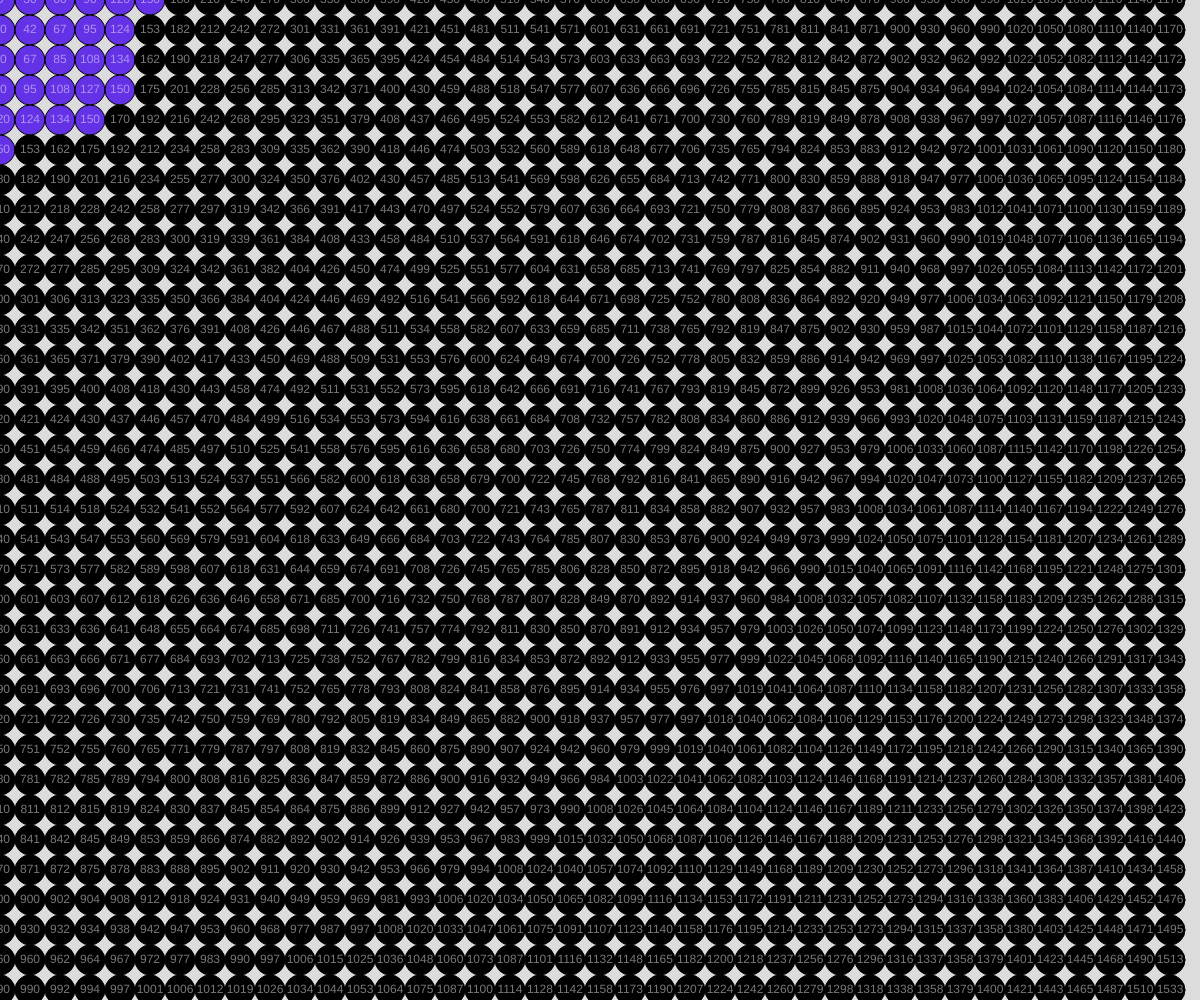
Frame 1 (no input)
Frame 60 (no input): identical to frame 1, image omitted
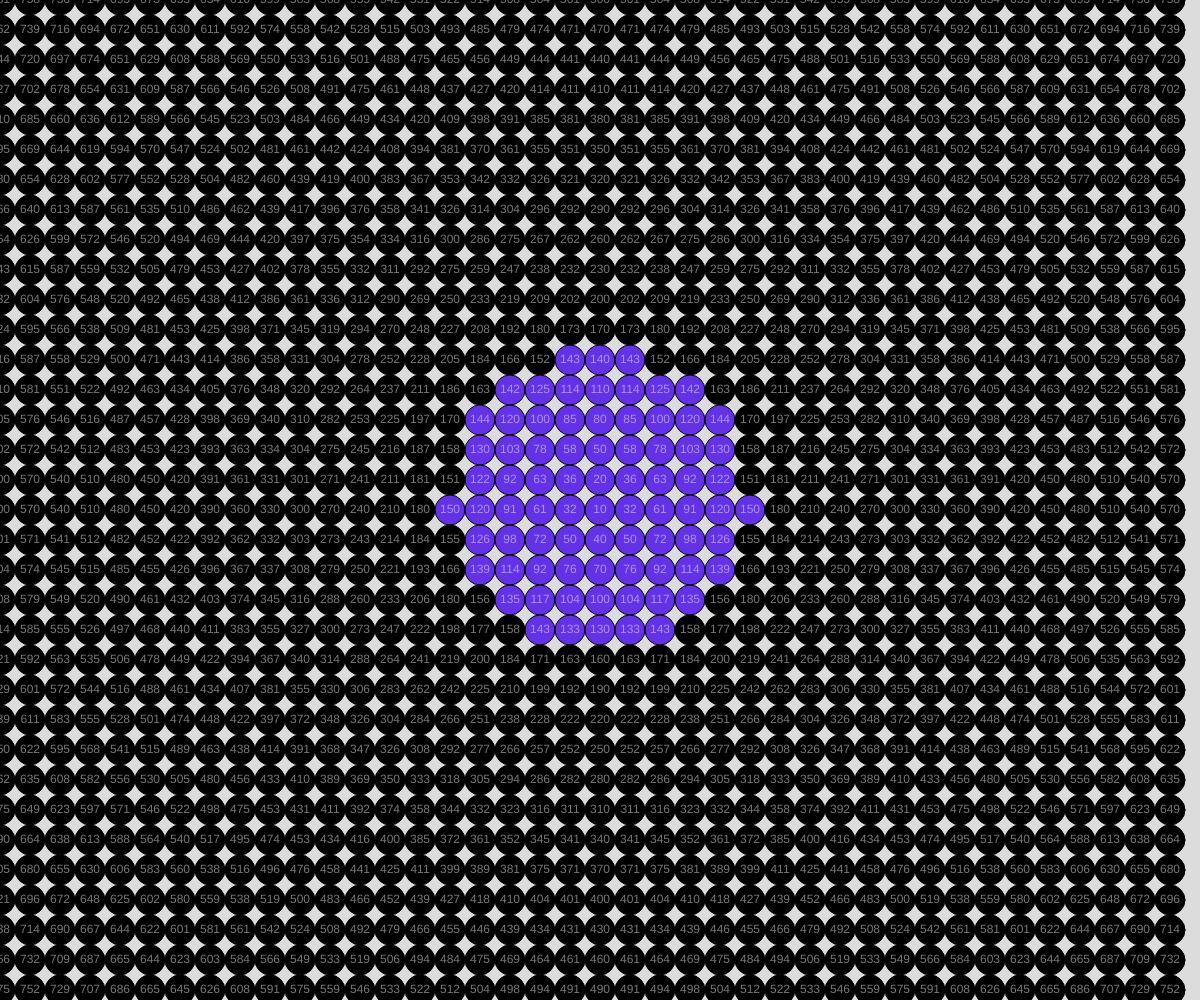
Frame 120 (the mouse pressed at the canvas centre since frame 60)

The p5.js sketch that drew these frames (run headless with seeded random() and noise() and a simulated clock; from frame 60 on, the mouse is pressed at the canvas centre):

// p5.js sketch
// ── sketch.js
// Drawing with Nested Loops
// Jayden Johnson
// 10/9/2024


//global Variables
let gridSpacing = 30;





function setup() {
  createCanvas(windowWidth, windowHeight);

  loopReview();

}


function loopReview() {
  for (let x = 0; x <= 40; x = x + 20) {  //0, 20, 40
    for (let y = 0; y <= 40; y += 20) {
      print(x, y);


    }
  }

}





function draw() {
  background(220);
  renderGrid();
}


function roundDist(x1, y1, x2, y2) {
  //takes 2 coordinate pairs and returns the dist between but rounded
  let a = abs(x1 - x2);
  let b = abs(y1 - y2);
  let c = sqrt(sq(a) + sq(b));
  return round(c);

}












function renderGrid() {
  //use nested loop to draw objects in a grid arrangement
  for (let x = 0; x < width; x += gridSpacing) {
    for (let y = 0; y < height; y += gridSpacing) {
      let d = roundDist(x, y, mouseX, mouseY);

      if (d > 150) {
        fill(0);
      }
      else {
        fill(100, 50, 230);
      }

      circle(x, y, gridSpacing);
      fill(255, 120);
      textAlign(CENTER, CENTER);
      text(d, x, y);
    }
  }
}
